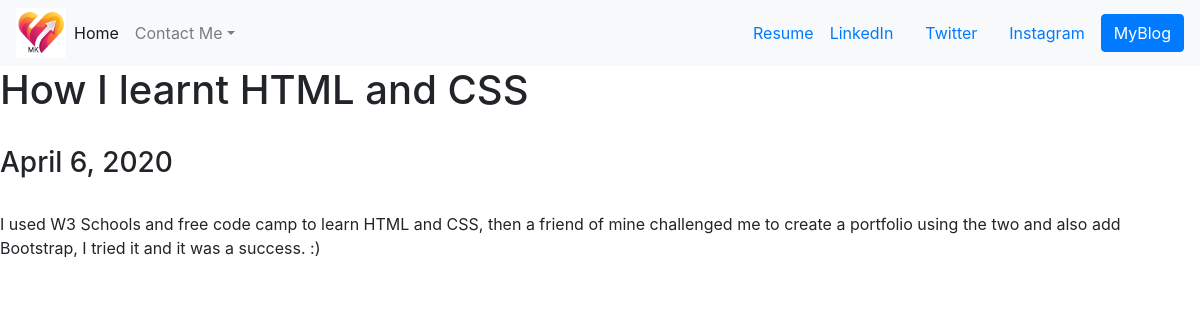
The app's page /blog/2/ with its own data.
### blog/models.py (models this page shows, shortened)
class MyBlock(models.Model):
    title = models.CharField(max_length=100)
    date = models.DateField()
    description = models.TextField()

### blog/views.py (the view)
# urls.py: path('<int:blog_id>/',views.detail, name='detail' ),
def detail(request, blog_id):
    blog = get_object_or_404(MyBlock,pk = blog_id)
    return render(request,'blog/detail.html',{'blog':blog})

### blog/templates/blog/detail.html
{% extends 'portfolio/base.html' %}
{% block content %}
  <h1>{{ blog.title }}</h1>
  <br>
  <h3>{{ blog.date }}</h3>
  <br>
  {{ blog.description }}
{% endblock %}

### records on screen
MyBlock: title "How I learnt HTML and CSS", date "April 6, 2020", description "I used W3 Schools and free code camp to learn HTML and CSS, then a friend of mine challenged me to create a portfolio using the two and also add Bootstrap, I tried it and it was a success. :)"
